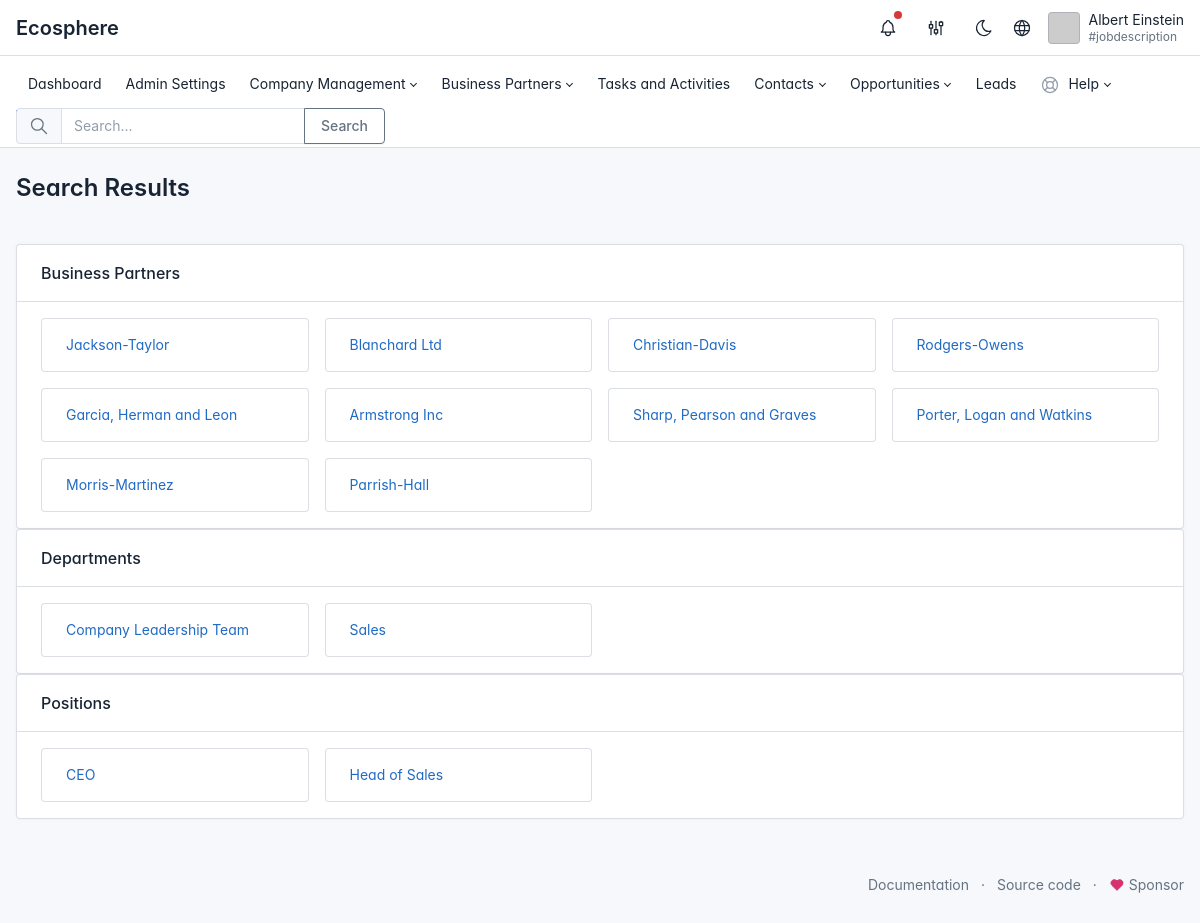
Page /en/search/ (signed in) on the earlier database version.
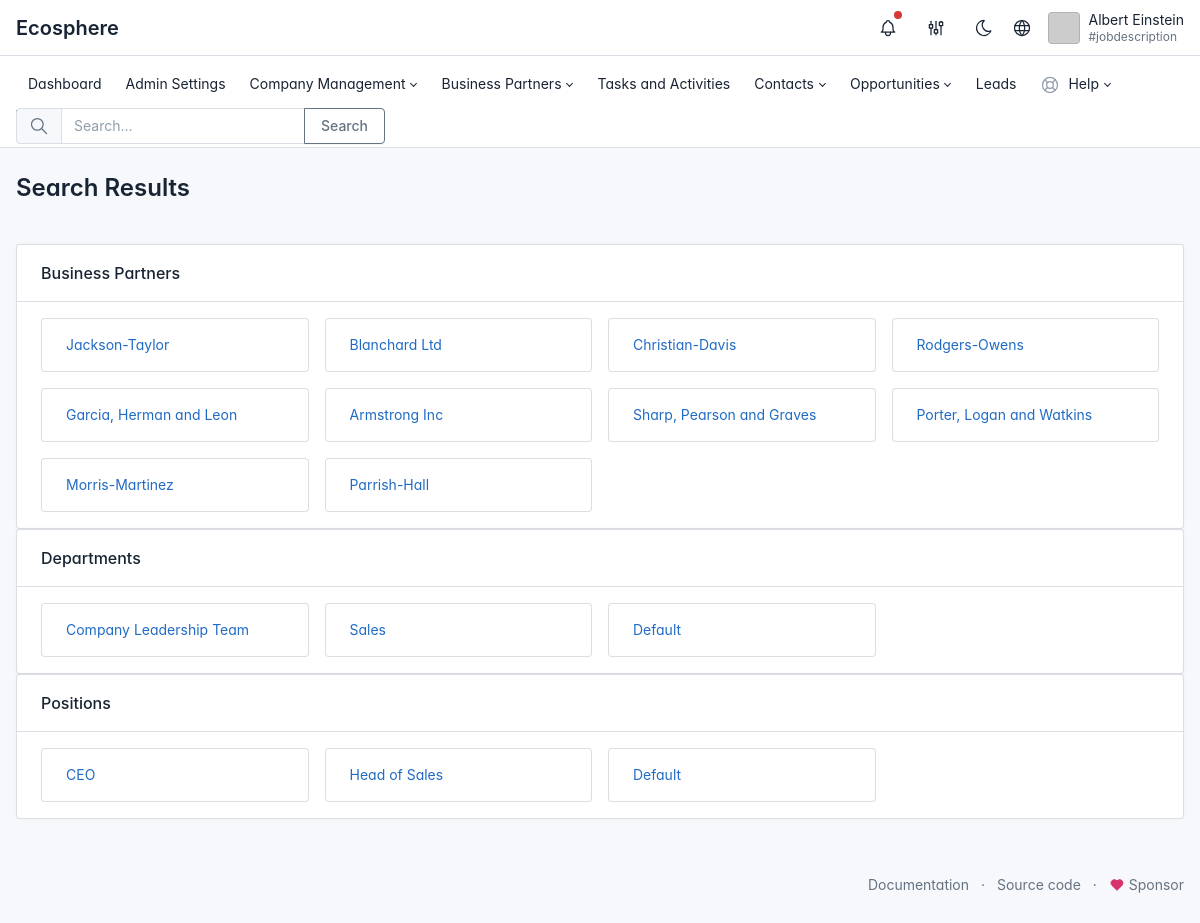
Same page on the later database version.
### apps/business_partner/models.py (models this page shows, shortened)
class BusinessPartner(models.Model):
    INDUSTRY_CHOICES = [
        ('Manufacturing', 'Manufacturing'),
        ('Retail', 'Retail'),
        ('Healthcare', 'Healthcare'),
        ('Technology', 'Technology'),
        ('Finance', 'Finance'),
        ('Education', 'Education'),
        ('Construction', 'Construction'),
        ('Transportation', 'Transportation'),
        ('Agriculture', 'Agriculture'),
        ('Energy', 'Energy'),
    ]
    PRIMARY_ROLE_CHOICES = [
        ('customer', 'Customer'),
        ('merchant', 'Merchant'),
        ('partner', 'Partner'),
    ]
    SECONDARY_ROLE_CHOICES = [
        ('customer', 'Customer'),
        ('merchant', 'Merchant'),
        ('partner', 'Partner'),
        ('-', '-'),
    ]
    name = models.CharField(max_length=100, default='')
    name2 = models.CharField(max_length=100, default='')
    vat = models.CharField(max_length=100, default='')
    email = models.EmailField(max_length=100, default='')
    phone = models.CharField(max_length=20, default='')
    country = models.CharField(max_length=100, default='')
    state = models.CharField(max_length=100, default='')
    postcode = models.CharField(max_length=20, default='')
    city = models.CharField(max_length=100, default='')
    street_name = models.CharField(max_length=200, default='')
    street_number = models.CharField(max_length=20, default='')
    industry = models.CharField(max_length=200, choices=INDUSTRY_CHOICES, default=INDUSTRY_CHOICES[0][0])
    primary_role = models.CharField(max_length=100, choices=PRIMARY_ROLE_CHOICES, default=PRIMARY_ROLE_CHOICES[0][0])
    secondary_role = models.CharField(max_length=100, choices=SECONDARY_ROLE_CHOICES, default=SECONDARY_ROLE_CHOICES[0][0])
    created_at = models.DateTimeField(auto_now_add=True)
    updated_at = models.DateTimeField(auto_now=True)
    user = models.ForeignKey(User, on_delete=models.CASCADE, related_name='customers', null=True)
    contact = models.ForeignKey('contact.Contact', on_delete=models.SET_NULL, null=True, blank=True)

### apps/company/models.py (models this page shows, shortened)
class Department(models.Model):
    name = models.CharField(max_length=100)
    description = models.CharField(max_length=100, default='')

class Position(models.Model):
    title = models.CharField(max_length=100, default='')
    description = models.CharField(max_length=100, default='')

### apps/search/views.py (the view)
# urls.py: path('', views.search, name='search'),
@login_required
def search(request):
    form = SearchForm(request.GET)
    if form.is_valid():
        query = form.cleaned_data['q']
        words = query.split()
        contacts = Contact.objects.none()
        employees = Employee.objects.none()
        for word in words:
            contacts |= Contact.objects.filter(Q(first_name__icontains=word) | Q(last_name__icontains=word))
            employees |= Employee.objects.filter(Q(user__first_name__icontains=word) | Q(user__last_name__icontains=word))
        business_partners = BusinessPartner.objects.filter(Q(name__icontains=query))
        tasks = Task.objects.filter(Q(title__icontains=query))
        leads = Lead.objects.filter(Q(name__icontains=query))
        opportunities = Opportunity.objects.filter(Q(name__icontains=query))
        departments = Department.objects.filter(Q(name__icontains=query))
        teams = Team.objects.filter(Q(title__icontains=query))
        positions = Position.objects.filter(Q(title__icontains=query))
        return render(request, 'apps/search/search_results.html', {
            'contacts': contacts,
            'business_partners': business_partners,
            'tasks': tasks,
            'leads': leads,
            'opportunities': opportunities,
            'employees': employees,
            'departments': departments,
            'positions': positions,
            'teams': teams,
            'form': form
        })
    else:
        return render(request, 'apps/search/search_results.html', {'form': form})

### apps/search/forms.py
class SearchForm(forms.Form):
    q = forms.CharField(max_length=255, required=False)

### templates/apps/search/search_results.html (shortened to what this page needs)
{% extends 'base.html' %}
{% load i18n %}
{% block content %}
<div class="page-header">
    <div class="container-xl">
        <div class="row g-2 align-items-center">
            <div class="col">
                <h1>{% trans "Search Results" %}</h1>
            </div>
        </div>
    </div>
</div>
<div class="page-body">
    <div class="container-xl">
        {% if contacts or business_partners or tasks or leads or opportunities or departments or positions or employees %}
        {% if business_partners %}
        <div class="card">
            <div class="card-header">
                <h3 class="card-title">{% trans "Business Partners" %}</h3>
            </div>
            <div class="card-body">
                <div class="row row-cards">
                    {% for partner in business_partners %}
                    <div class="col-md-4 col-lg-3">
                        <div class="card">
                            <div class="card-body">
                                <a href="{% url 'business_partner:businesspartner_detail' partner.id %}">{{ partner.name }}</a>
                            </div>
                        </div>
                    </div>
                    {% endfor %}
                </div>
            </div>
        </div>
        {% endif %}
        {% if departments %}
<div class="card">
    <div class="card-header">
        <h3 class="card-title">{% trans "Departments" %}</h3>
    </div>
    <div class="card-body">
        <div class="row row-cards">
            {% for department in departments %}
            <div class="col-md-4 col-lg-3">
                <div class="card">
                    <div class="card-body">
                        <a href="{% url 'employees:department_detail' department.id %}">{{ department.name }}</a>
                    </div>
                </div>
            </div>
            {% endfor %}
        </div>
    </div>
</div>
{% endif %}
{% if positions %}
<div class="card">
    <div class="card-header">
        <h3 class="card-title">{% trans "Positions" %}</h3>
    </div>
    <div class="card-body">
        <div class="row row-cards">
            {% for position in positions %}
            <div class="col-md-4 col-lg-3">
                <div class="card">
                    <div class="card-body">
                        <a href="{% url 'employees:position_detail' position.id %}">{{ position.title }}</a>
                    </div>
                </div>
            </div>
            {% endfor %}
        </div>
    </div>
</div>
{% endif %}
        {% endif %}
    </div>
</div>
{% endblock %}

### templates/base.html (shortened to what this page needs)
{% load i18n %}
<!DOCTYPE html>
<html lang="{{ LANGUAGE_CODE }}">
<head>
    {% load static %}
    <link href="{% static 'css/ui/tabler.css' %}" rel="stylesheet"/>
    <link href="{% static 'css/ui/tabler-flags.css' %}" rel="stylesheet"/>
    <link href="{% static 'css/ui/tabler-vendors.css' %}" rel="stylesheet"/>
    <link href="{% static 'css/ui/ecosphere.css' %}" rel="stylesheet"/>
</head>
<body class="layout-fluid">
    <div class="page">
        {% include 'navigation.html' %}
        <div class="page-wrapper">
            {% block content %}{% endblock %}
            {% include 'footer.html' %}
        </div>
    </div>
</body>
</html>

### templates/navigation.html (shortened to what this page needs)
{% load i18n %}
<header class="navbar navbar-expand-md d-print-none">
  <div class="container-xl">
    <h1 class="navbar-brand navbar-brand-autodark d-none-navbar-horizontal pe-0 pe-md-3" width="110" height="32">
      <a href="{% url 'crm:dashboard' %}">{% trans "Ecosphere" %}</a>
    </h1>
    <div class="navbar-nav flex-row order-md-last">
      <div class="d-none d-md-flex">
        <div class="nav-item dropdown d-none d-md-flex me-3">
          <a href="#" class="nav-link px-0" data-bs-toggle="dropdown" tabindex="-1"
            aria-label="{% trans 'Show notifications' %}" title="{% trans 'Show notifications' %}">
            <span class="badge bg-red"></span>
          </a>
        </div>
        <div class="nav-item nav-item-icon dropdown">
          <a href="#" class="nav-link d-flex lh-1 text-reset p-0" data-bs-toggle="dropdown"
            aria-label="{% trans 'Open user menu' %}" title="{% trans 'Open user menu' %}">
            </a>
        </div>
        <div class="nav-item">
          <a href="#" onclick="window.cycleTheme()" class="nav-link hide-theme-dark" title="{% trans 'Switch to dark mode' %}">
          </a>
        </div>
        <div class="nav-item nav-item-icon dropdown">
          <a href="#" class="nav-link px-0" id="dropdownElement" data-bs-toggle="dropdown" aria-label="Language"
            title="{% trans 'Change Language' %}">
          </a>
              {% get_language_info_list for LANGUAGES as languages %}
        </div>
        <div class="nav-item">
          <a href="{% url 'accounts:profile' %}" class="nav-link d-flex lh-1 text-reset p-0">
            {% if user.profile.profile_picture %}
            <span class="avatar avatar-sm"
              style="background-image: url('{{ user.profile.profile_picture.url }}');"></span>
            <div class="d-none d-xl-block ps-2">
              <div>{{ user.first_name }} {{ user.last_name }}</div>
              <div class="mt-1 small text-muted">#jobdescription</div>
            </div>
            {% else %}
            <span class="avatar avatar-sm" style="background-image: url(https://via.placeholder.com/150)"></span>
            <div class="d-none d-xl-block ps-2">
              <div>{{ user.first_name }} {{ user.last_name }}</div>
              <div class="mt-1 small text-muted">#jobdescription</div>
            </div>
            {% endif %}
          </a>
        </div>
      </div>
</header>
<header class="navbar-expand-md">
  <div class="collapse navbar-collapse" id="navbar-menu">
    <div class="navbar">
      <div class="container-xl">
        <ul class="navbar-nav">
          <li class="nav-item active">
            <a class="nav-link" href="{% url 'crm:dashboard' %}">
              <span class="nav-link-title ">
                {% trans "Dashboard" %}
              </span>
            </a>
          </li>
          {% if request.user.is_staff %}
          <li class="nav-item">
            <a class="nav-link" href="{% url 'admin:index' %}">
              <span class="nav-link-title">
                {% trans "Admin Settings" %}
              </span>
            </a>
          </li>
          {% endif %}
          {% if request.user.is_staff or perms.contact.change_contact%}
          <li class="nav-item dropdown">
            <a class="nav-link dropdown-toggle" href="#navbar-extra" data-bs-toggle="dropdown"
              data-bs-auto-close="outside" role="button" aria-expanded="false">
              <span class="nav-link-title">
                {% trans "Company Management" %}
              </span>
            </a>
          </li>
          {% endif %}
          <li class="nav-item dropdown">
            <a class="nav-link dropdown-toggle" href="#navbar-base" data-bs-toggle="dropdown"
              data-bs-auto-close="outside" role="button" aria-expanded="false">
              <span class="nav-link-title">
                {% trans "Business Partners" %}
              </span>
            </a>
          </li>
          <li class="nav-item">
            <a class="nav-link" href="{% url 'tasks:task_list' %}">
              <span class="nav-link-title">
                {% trans "Tasks and Activities" %}
              </span>
            </a>
          </li>
          <li class="nav-item dropdown">
            <a class="nav-link dropdown-toggle" href="#navbar-extra" data-bs-toggle="dropdown"
              data-bs-auto-close="outside" role="button" aria-expanded="false">
              <span class="nav-link-title">
                {% trans "Contacts" %}
              </span>
            </a>
          </li>
          <li class="nav-item dropdown">
            <a class="nav-link dropdown-toggle" href="#navbar-layout" data-bs-toggle="dropdown"
              data-bs-auto-close="outside" role="button" aria-expanded="false">
              <span class="nav-link-title">
                {% trans "Opportunities" %}
              </span>
            </a>
          </li>
          <li class="nav-item">
            <a class="nav-link" href="{% url 'crm:lead_list' %}">
              <span class="nav-link-title">
                {% trans "Leads" %}
              </span>
            </a>
          </li>
          <li class="nav-item dropdown">
            <a class="nav-link dropdown-toggle" href="#navbar-help" data-bs-toggle="dropdown"
              data-bs-auto-close="outside" role="button" aria-expanded="false">
              <span
                class="nav-link-icon d-md-none d-lg-inline-block">
              </span>
              <span class="nav-link-title">
                {% trans "Help" %}
              </span>
            </a>
          </li>
        </ul>
        {% block extra_styles %}
        <link rel="stylesheet" href="https://cdnjs.cloudflare.com/ajax/libs/awesomplete/1.1.5/awesomplete.min.css" />
        {% endblock %}
        <div class="my-2 my-md-0 flex-grow-1 flex-md-grow-0 order-first order-md-last">
          <form id="search-form" action="{% url 'search:search' %}" method="get" autocomplete="off" novalidate>
            <div class="input-group">
              <span class="input-group-text">
              </span>
              <input id="search-input" type="text" name="q" value="" class="form-control" placeholder="{% trans "Search..." %}" aria-label="{% trans "Search the website" %}">
              <button class="btn btn-outline-secondary" type="submit">{% trans "Search" %}</button>
            </div>
          </form>
        </div>
      </div>
    </div>
  </div>
</header>

### templates/footer.html (shortened to what this page needs)
{% load i18n %}
{% load static %}
<footer class="footer footer-transparent d-print-none">
    <div class="container-xl">
      <div class="row text-center align-items-center flex-row-reverse">
        <div class="col-lg-auto ms-lg-auto">
          <ul class="list-inline list-inline-dots mb-0">
            <li class="list-inline-item"><a href="https://github.com/dmm1/Ecosphere/tree/master/docs" target="_blank" class="link-secondary" rel="noopener">{% trans "Documentation" %}</a></li>
            <li class="list-inline-item"><a href="https://github.com/dmm1/ecosphere" target="_blank" class="link-secondary" rel="noopener">{% trans "Source code" %}</a></li>
            <li class="list-inline-item">
              <a href="https://github.com/sponsors/dmm1" target="_blank" class="link-secondary" rel="noopener">
                Sponsor
              </a>
            </li>
          </ul>
        </div>
          </div>
    </div>
  </footer>

### static/css/ui/ecosphere.css (style rules this page uses)
.nav-item-icon { margin-right: 10px; }
.nav-link svg { vertical-align: middle; height: 22px; width: 22; }

### templates/base.html (style rules this page uses)
:root { --tblr-font-sans-serif: 'Inter Var', -apple-system, BlinkMacSystemFont, San Francisco, Segoe UI, Roboto, Helvetica Neue, sans-serif; }
body { font-feature-settings: "cv03", "cv04", "cv11"; }

Differences in the rows shown:
added Department: name "Default"
added Position: title "Default"
